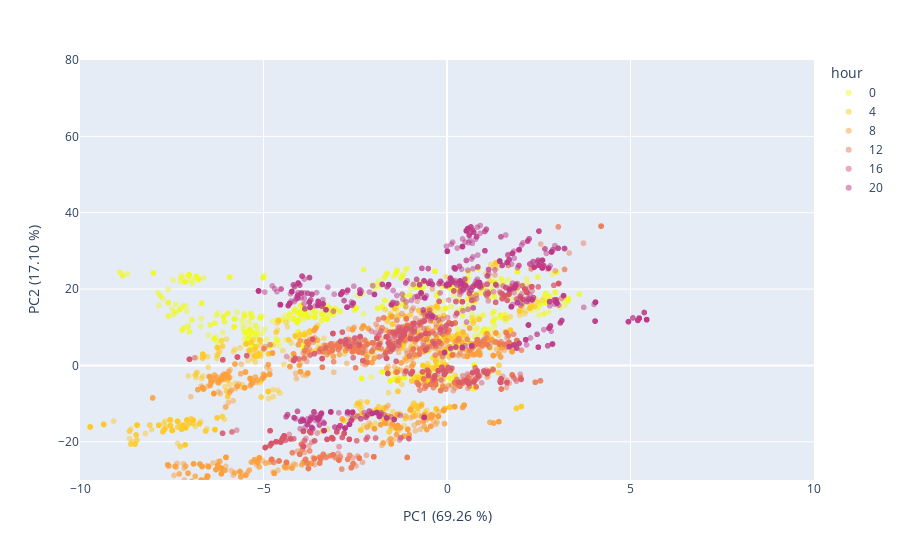
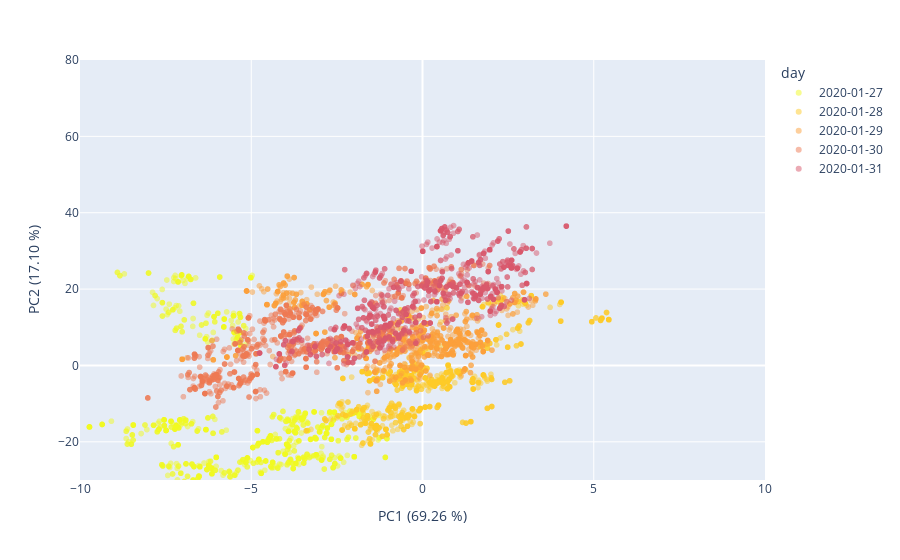

The code cell stored with these charts, in order, in its notebook:
### Code cell
# Query the DataFrame for the date range
start_date = np.datetime64('2020-01-27')
end_date = np.datetime64('2020-02-01')
no_occupants_df['timestamp'] = pd.to_datetime(no_occupants_df['timestamp']).dt.tz_localize(None)
visual_days = ((no_occupants_df['timestamp'] >= start_date) & (no_occupants_df['timestamp'] <= end_date) & 
               ((no_occupants_df['timestamp'].dt.hour == 0) | (no_occupants_df['timestamp'].dt.hour == 4) | 
                (no_occupants_df['timestamp'].dt.hour == 8) | (no_occupants_df['timestamp'].dt.hour == 12) | 
                (no_occupants_df['timestamp'].dt.hour == 16) | (no_occupants_df['timestamp'].dt.hour == 20)))

visual_data = filtered_no_occupants[visual_days]
visual_data_days_df = pd.DataFrame({'PC1':visual_data[:,1], 'PC2':visual_data[:,0], 'day':pd.to_datetime(no_occupants_df['timestamp'][visual_days]).dt.date})
visual_data_hours_df = pd.DataFrame({'PC1':visual_data[:,1], 'PC2':visual_data[:,0], 'hour':pd.to_datetime(no_occupants_df['timestamp'][visual_days]).dt.hour.astype('str')})
var_new_proj = pca.explained_variance_ratio_


## Plot no occupant data before environmental correction by hour
fig = px.scatter(visual_data_hours_df, x='PC1', y='PC2', color='hour', opacity=0.5, color_discrete_sequence= px.colors.sequential.Plasma_r)
fig.update_traces(marker=dict(colorscale='Viridis'), selector=dict(type='scatter'))
fig.update_layout(
    xaxis_title="PC1 ({:.2f} %)".format(var_new_proj[0]*100),
    yaxis_title="PC2 ({:.2f} %)".format(var_new_proj[1]*100),
    xaxis_range=[-10, 10],
    yaxis_range=[-30, 80]  
)
fig.show()


## Plot no occupant data before environmental correction by day
fig = px.scatter(visual_data_days_df, x='PC1', y='PC2', color='day', opacity=0.5, color_discrete_sequence= px.colors.sequential.Plasma_r)
fig.update_traces(marker=dict(colorscale='Viridis'), selector=dict(type='scatter'))
fig.update_layout(
    xaxis_title="PC1 ({:.2f} %)".format(var_new_proj[0]*100),
    yaxis_title="PC2 ({:.2f} %)".format(var_new_proj[1]*100),
    xaxis_range=[-10, 10],
    yaxis_range=[-30, 80]  
)
fig.show()

### Figure 1 — Plotly figure (JSON) as saved in the notebook; plotly's stock layout.template omitted (floating-point values rounded to 4 significant figures; data arrays with more than 128 entries replaced by an {"elided": "..."} marker saying what was removed)
{"data": [{"hovertemplate": "hour=0<br>PC1=%{x}<br>PC2=%{y}<extra></extra>", "legendgroup": "0", "marker": {"color": "#f0f921", "opacity": 0.5, "symbol": "circle"}, "mode": "markers", "name": "0", "showlegend": true, "type": "scattergl", "x": {"elided": "900 float values"}, "xaxis": "x", "y": {"elided": "900 float values"}, "yaxis": "y"}, {"hovertemplate": "hour=4<br>PC1=%{x}<br>PC2=%{y}<extra></extra>", "legendgroup": "4", "marker": {"color": "#fdca26", "opacity": 0.5, "symbol": "circle"}, "mode": "markers", "name": "4", "showlegend": true, "type": "scattergl", "x": {"elided": "900 float values"}, "xaxis": "x", "y": {"elided": "900 float values"}, "yaxis": "y"}, {"hovertemplate": "hour=8<br>PC1=%{x}<br>PC2=%{y}<extra></extra>", "legendgroup": "8", "marker": {"color": "#fb9f3a", "opacity": 0.5, "symbol": "circle"}, "mode": "markers", "name": "8", "showlegend": true, "type": "scattergl", "x": {"elided": "900 float values"}, "xaxis": "x", "y": {"elided": "900 float values"}, "yaxis": "y"}, {"hovertemplate": "hour=12<br>PC1=%{x}<br>PC2=%{y}<extra></extra>", "legendgroup": "12", "marker": {"color": "#ed7953", "opacity": 0.5, "symbol": "circle"}, "mode": "markers", "name": "12", "showlegend": true, "type": "scattergl", "x": {"elided": "900 float values"}, "xaxis": "x", "y": {"elided": "900 float values"}, "yaxis": "y"}, {"hovertemplate": "hour=16<br>PC1=%{x}<br>PC2=%{y}<extra></extra>", "legendgroup": "16", "marker": {"color": "#d8576b", "opacity": 0.5, "symbol": "circle"}, "mode": "markers", "name": "16", "showlegend": true, "type": "scattergl", "x": {"elided": "900 float values"}, "xaxis": "x", "y": {"elided": "900 float values"}, "yaxis": "y"}, {"hovertemplate": "hour=20<br>PC1=%{x}<br>PC2=%{y}<extra></extra>", "legendgroup": "20", "marker": {"color": "#bd3786", "opacity": 0.5, "symbol": "circle"}, "mode": "markers", "name": "20", "showlegend": true, "type": "scattergl", "x": {"elided": "900 float values"}, "xaxis": "x", "y": {"elided": "900 float values"}, "yaxis": "y"}], "layout": {"autosize": true, "legend": {"title": {"text": "hour"}, "tracegroupgap": 0}, "margin": {"t": 60}, "xaxis": {"anchor": "y", "domain": [0, 1], "range": [-10, 10], "title": {"text": "PC1 (69.26 %)"}, "type": "linear"}, "yaxis": {"anchor": "x", "domain": [0, 1], "range": [-30, 80], "title": {"text": "PC2 (17.10 %)"}, "type": "linear"}}}

### Figure 2 — Plotly figure (JSON) as saved in the notebook; plotly's stock layout.template omitted (floating-point values rounded to 4 significant figures; data arrays with more than 128 entries replaced by an {"elided": "..."} marker saying what was removed)
{"data": [{"hovertemplate": "day=2020-01-27<br>PC1=%{x}<br>PC2=%{y}<extra></extra>", "legendgroup": "2020-01-27", "marker": {"color": "#f0f921", "opacity": 0.5, "symbol": "circle"}, "mode": "markers", "name": "2020-01-27", "showlegend": true, "type": "scattergl", "x": {"elided": "1080 float values"}, "xaxis": "x", "y": {"elided": "1080 float values"}, "yaxis": "y"}, {"hovertemplate": "day=2020-01-28<br>PC1=%{x}<br>PC2=%{y}<extra></extra>", "legendgroup": "2020-01-28", "marker": {"color": "#fdca26", "opacity": 0.5, "symbol": "circle"}, "mode": "markers", "name": "2020-01-28", "showlegend": true, "type": "scattergl", "x": {"elided": "1080 float values"}, "xaxis": "x", "y": {"elided": "1080 float values"}, "yaxis": "y"}, {"hovertemplate": "day=2020-01-29<br>PC1=%{x}<br>PC2=%{y}<extra></extra>", "legendgroup": "2020-01-29", "marker": {"color": "#fb9f3a", "opacity": 0.5, "symbol": "circle"}, "mode": "markers", "name": "2020-01-29", "showlegend": true, "type": "scattergl", "x": {"elided": "1080 float values"}, "xaxis": "x", "y": {"elided": "1080 float values"}, "yaxis": "y"}, {"hovertemplate": "day=2020-01-30<br>PC1=%{x}<br>PC2=%{y}<extra></extra>", "legendgroup": "2020-01-30", "marker": {"color": "#ed7953", "opacity": 0.5, "symbol": "circle"}, "mode": "markers", "name": "2020-01-30", "showlegend": true, "type": "scattergl", "x": {"elided": "1080 float values"}, "xaxis": "x", "y": {"elided": "1080 float values"}, "yaxis": "y"}, {"hovertemplate": "day=2020-01-31<br>PC1=%{x}<br>PC2=%{y}<extra></extra>", "legendgroup": "2020-01-31", "marker": {"color": "#d8576b", "opacity": 0.5, "symbol": "circle"}, "mode": "markers", "name": "2020-01-31", "showlegend": true, "type": "scattergl", "x": {"elided": "1080 float values"}, "xaxis": "x", "y": {"elided": "1080 float values"}, "yaxis": "y"}], "layout": {"autosize": true, "legend": {"title": {"text": "day"}, "tracegroupgap": 0}, "margin": {"t": 60}, "xaxis": {"anchor": "y", "domain": [0, 1], "range": [-10, 10], "title": {"text": "PC1 (69.26 %)"}, "type": "linear"}, "yaxis": {"anchor": "x", "domain": [0, 1], "range": [-30, 80], "title": {"text": "PC2 (17.10 %)"}, "type": "linear"}}}
